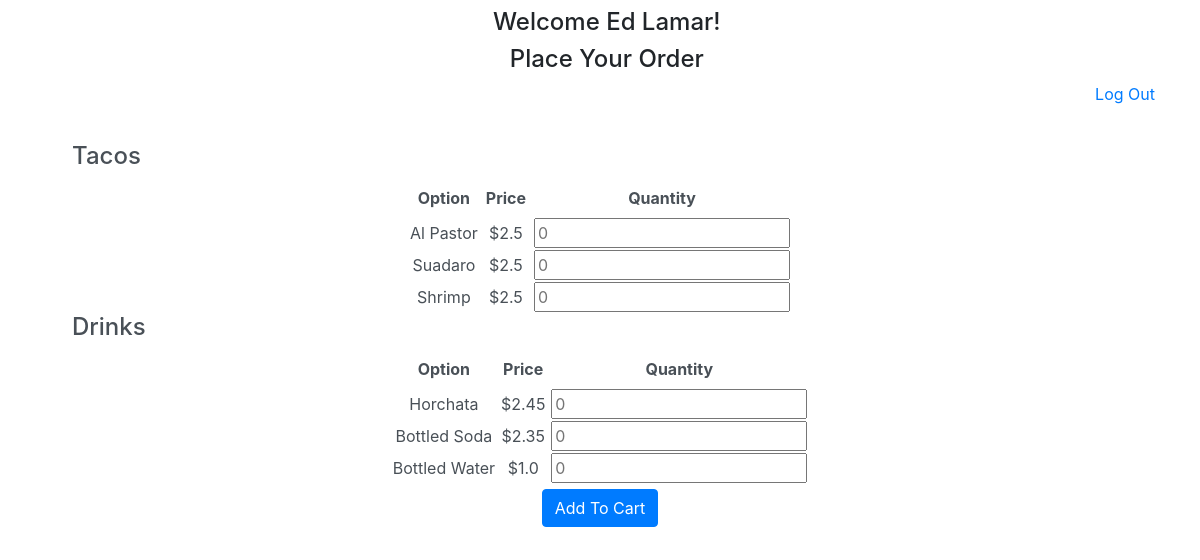
/orders (signed in), run on the app's committed database.
### models.py (models this page shows)
class Product(db.Model):
    id = db.Column(db.Integer, primary_key=True)
    name = db.Column(db.String(145))
    price = db.Column(db.Float)
    cat_id = db.Column(db.Integer, db.ForeignKey('category.id'))
    created_at = db.Column(db.DateTime, server_default=func.now())
    updated_at = db.Column(db.DateTime, server_default=func.now(), onupdate=func.now())

### controller_functions.py (the view)
def dashboard():
    items = Product.query.all()
    print("*****************()()()()******************")
    return render_template("orders.html", name = session["name"], user_id = session["user_id"], items=items)

### templates/orders.html (shortened to what this page needs)
<!DOCTYPE html>
<html lang="en">
<head>
    <link rel="stylesheet" type="text/css" href="{{ url_for('static', filename='css/bootstrap.css') }}">
</head>
<body>
    <div class="header">
        <h4>Welcome {{name}}!</h4>
        <h4>Place Your Order</h4>
        <a href="/" class="header_text"> Log Out</a>
    </div>
    <form action="/add_to_cart" method="POST" class="form-control" id="add_to_cart">
        <h4>Tacos</h4>
        <table>
            <tr>
                <th>Option</th>
                <th>Price</th>
                <th>Quantity</th>
            </tr>
            {% for item in items%}
            {%if item.cat_id ==1 %}
            <tr>
                <td><input type="hidden" name="{{item.name}}" value="{{item.name}}"> {{item.name}} </td>
                <td><input type="hidden" name="{{item.price}}" value="{{item.price}}"> ${{item.price}} </td>
                <td><input type="text" name = "{{item.id}}" id="qty" placeholder="0"></td>
            </tr>
            {%endif%}
            {%endfor%}
        </table>
        <h4>Drinks</h4>
        <table>
            <tr>
                <th>Option</th>
                <th>Price</th>
                <th>Quantity</th>
            </tr>
            {% for item in items%}
            {%if item.cat_id ==2 %}
            <tr>
                <td><input type="hidden" name="{{item.name}}" value="{{item.name}}"> {{item.name}} </td>
                <td><input type="hidden" name="{{item.price}}" value="{{item.price}}"> ${{item.price}} </td>
                <td><input type="text" name = "{{item.id}}" id="qty" placeholder="0"></td>
            </tr>
            {%endif%}
            {%endfor%}
        </table>
        <input type="submit" value="Add To Cart" class="btn btn-primary">
    </form>
</body>
</html>

### templates/orders.html (style rules this page uses)
form h4 { text-align: left; margin-left: 60px; }
form table { margin: 0px auto; }
form table th { padding: 7px; }

### data on the page
Product: name "Al Pastor", price "2.5"
Product: name "Suadaro", price "2.5"
Product: name "Shrimp", price "2.5"
Product: name "Horchata", price "2.45"
Product: name "Bottled Soda", price "2.35"
Product: name "Bottled Water", price "1.0"

### other printed values
{{ name }} "Ed Lamar"
